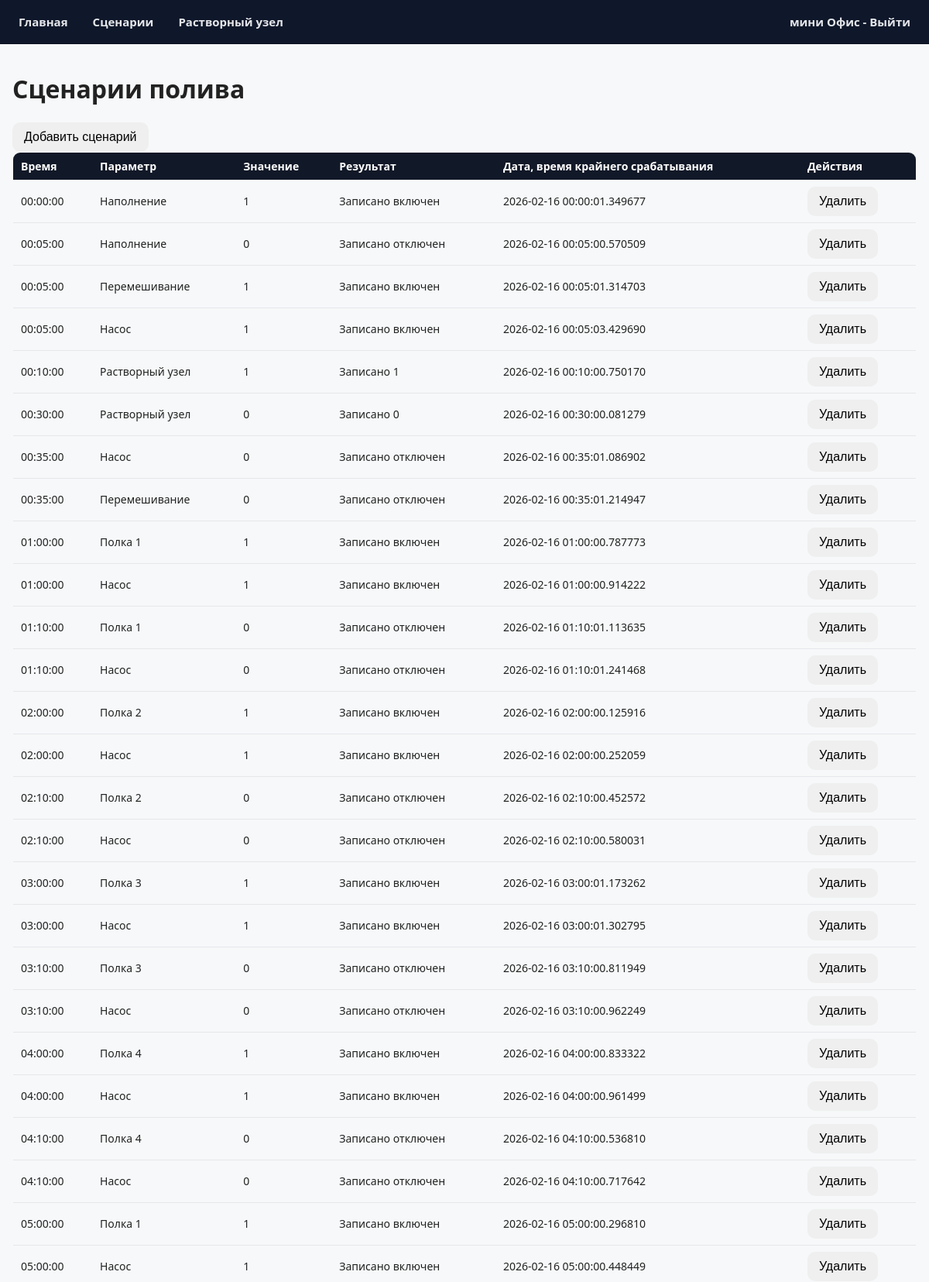
The app's page /scenarios (signed in, upper part) with its own data.
### app/models.py (models this page shows, shortened)
class Scenario(db.Model):
    id = db.Column(db.Integer, primary_key=True)
    type = db.Column(db.String(64), nullable=False)
    time = db.Column(db.Time, nullable=False)
    parameter = db.Column(db.String(64), nullable=False)
    value = db.Column(db.String(64), nullable=False)
    result = db.Column(db.String(64))
    last_execution = db.Column(db.DateTime, default=datetime.utcnow)

### app/routes.py (the view)
@bp.route('/scenarios')
@login_required
def scenarios():
    irrigation_scenarios = Scenario.query.filter_by(type='Полив').order_by(Scenario.time).all()
    light_scenarios = Scenario.query.filter_by(type='Свет').order_by(Scenario.time).all()
    return render_template(
        'scenarios.html',
        irrigation_scenarios=irrigation_scenarios,
        light_scenarios=light_scenarios,
        title='Сценарии'
    )

### app/models.py (called while the page is built)
@login.user_loader
def load_user(id):
    return User.query.get(int(id))

### app/templates/scenarios.html (shortened to what this page needs)
{% extends "base.html" %}
{% block content %}
<div class="main-wrapper">
    <div class="container">
        <div class="row">
            <div class="col">
                <h1>Сценарии полива</h1>
                {% if current_user.username == 'admin' %}
                    <button class="btn btn-primary" onclick="openAddScenarioModal('Полив')">Добавить сценарий</button>
                {% endif %}
                <table class="table">
                    <thead>
                        <tr>
                            <th>Время</th>
                            <th>Параметр</th>
                            <th>Значение</th>
                            <th>Результат</th>
                            <th>Дата, время крайнего срабатывания</th>
                            <th>Действия</th>
                        </tr>
                    </thead>
                    <tbody id="irrigation-scenarios">
                        {% for scenario in irrigation_scenarios %}
                        <tr>
                            <td>{{ scenario.time }}</td>
                            <td>{{ scenario.parameter }}</td>
                            <td>{{ scenario.value }}</td>
                            <td>{{ scenario.result }}</td>
                            <td>{{ scenario.last_execution }}</td>
                            <td>{% if current_user.username == 'admin' %}
                                <button class="btn btn-danger" onclick="deleteScenario({{ scenario.id }}, 'Полив')">Удалить</button>
                            {% endif %}</td>
                        </tr>
                        {% endfor %}
                    </tbody>
                </table>
            </div>
        </div>
    </div>
</div>
{% endblock %}

### app/static/styles/dashboard.css (style rules this page uses)
:root { --primary: #28a745; --primary-hover: #2fba51; --text: #222; --muted: #6b7280; --bg: #f6f8f9; --card-bg: #ffffff; --border: #e5e7eb; --shadow: 0 6px 24px rgba(0,0,0,.06); --radius: 14px; }
* { box-sizing:border-box }
html,body { height:100% }
body { margin:0; font-family:system-ui,-apple-system,Segoe UI,Roboto,Ubuntu,Cantarell,"Helvetica Neue",Arial,"Noto Sans","Apple Color Emoji","Segoe UI Emoji","Segoe UI Symbol"; color:var(--text); background:var(--bg); }
.container { padding:0; background:none; box-shadow:none; border-radius:0; }
.table { width:100%; border-collapse:collapse; font-size:14px; border:1px solid var(--border); border-radius:10px; overflow:hidden; }
.table th, .table td { padding:8px 10px; border-bottom:1px solid var(--border); }
.table th { background:#111827; color:#fff; text-align:left; font-weight:600; }
.status-button, .btn { display:inline-flex; align-items:center; justify-content:center; gap:8px; padding:10px 14px; border-radius:10px; border:1px solid transparent; font-size:16px; line-height:1; cursor:pointer; transition:background .15s, box-shadow .2s, transform .02s, border-color .15s, color .15s; }

### records on screen
Scenario: time "00:00:00", parameter "Наполнение", value "1", result "Записано включен", last_execution "2026-02-16 00:00:01.349677"
Scenario: time "00:05:00", parameter "Наполнение", value "0", result "Записано отключен", last_execution "2026-02-16 00:05:00.570509"
Scenario: time "00:05:00", parameter "Перемешивание", value "1", result "Записано включен", last_execution "2026-02-16 00:05:01.314703"
Scenario: time "00:05:00", parameter "Насос", value "1", result "Записано включен", last_execution "2026-02-16 00:05:03.429690"
Scenario: time "00:10:00", parameter "Растворный узел", value "1", result "Записано 1", last_execution "2026-02-16 00:10:00.750170"
Scenario: time "00:30:00", parameter "Растворный узел", value "0", result "Записано 0", last_execution "2026-02-16 00:30:00.081279"
Scenario: time "00:35:00", parameter "Насос", value "0", result "Записано отключен", last_execution "2026-02-16 00:35:01.086902"
Scenario: time "00:35:00", parameter "Перемешивание", value "0", result "Записано отключен", last_execution "2026-02-16 00:35:01.214947"
Scenario: time "01:00:00", parameter "Полка 1", value "1", result "Записано включен", last_execution "2026-02-16 01:00:00.787773"
Scenario: time "01:00:00", parameter "Насос", value "1", result "Записано включен", last_execution "2026-02-16 01:00:00.914222"
Scenario: time "01:10:00", parameter "Полка 1", value "0", result "Записано отключен", last_execution "2026-02-16 01:10:01.113635"
Scenario: time "01:10:00", parameter "Насос", value "0", result "Записано отключен", last_execution "2026-02-16 01:10:01.241468"
Scenario: time "02:00:00", parameter "Полка 2", value "1", result "Записано включен", last_execution "2026-02-16 02:00:00.125916"
Scenario: time "02:00:00", parameter "Насос", value "1", result "Записано включен", last_execution "2026-02-16 02:00:00.252059"
Scenario: time "02:10:00", parameter "Полка 2", value "0", result "Записано отключен", last_execution "2026-02-16 02:10:00.452572"
Scenario: time "02:10:00", parameter "Насос", value "0", result "Записано отключен", last_execution "2026-02-16 02:10:00.580031"
Scenario: time "03:00:00", parameter "Полка 3", value "1", result "Записано включен", last_execution "2026-02-16 03:00:01.173262"
Scenario: time "03:00:00", parameter "Насос", value "1", result "Записано включен", last_execution "2026-02-16 03:00:01.302795"
Scenario: time "03:10:00", parameter "Полка 3", value "0", result "Записано отключен", last_execution "2026-02-16 03:10:00.811949"
Scenario: time "03:10:00", parameter "Насос", value "0", result "Записано отключен", last_execution "2026-02-16 03:10:00.962249"
Scenario: time "04:00:00", parameter "Полка 4", value "1", result "Записано включен", last_execution "2026-02-16 04:00:00.833322"
Scenario: time "04:00:00", parameter "Насос", value "1", result "Записано включен", last_execution "2026-02-16 04:00:00.961499"
Scenario: time "04:10:00", parameter "Полка 4", value "0", result "Записано отключен", last_execution "2026-02-16 04:10:00.536810"
Scenario: time "04:10:00", parameter "Насос", value "0", result "Записано отключен", last_execution "2026-02-16 04:10:00.717642"
Scenario: time "05:00:00", parameter "Полка 1", value "1", result "Записано включен", last_execution "2026-02-16 05:00:00.296810"
Scenario: time "05:00:00", parameter "Насос", value "1", result "Записано включен", last_execution "2026-02-16 05:00:00.448449"
